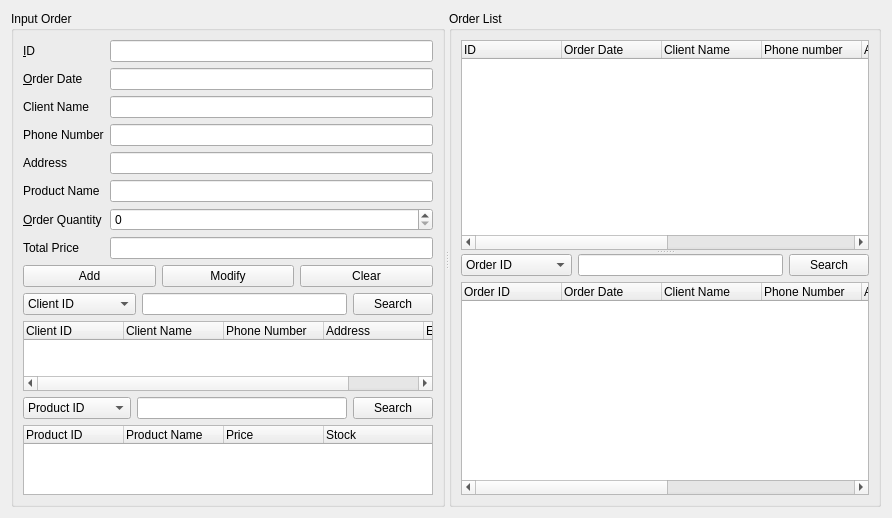
<?xml version="1.0" encoding="UTF-8"?>
<ui version="4.0">
 <class>OrderManagerForm</class>
 <widget class="QWidget" name="OrderManagerForm">
  <property name="geometry">
   <rect>
    <x>0</x>
    <y>0</y>
    <width>892</width>
    <height>444</height>
   </rect>
  </property>
  <property name="windowTitle">
   <string>Form</string>
  </property>
  <layout class="QGridLayout" name="gridLayout">
   <item row="0" column="0">
    <widget class="QSplitter" name="splitter">
     <property name="orientation">
      <enum>Qt::Horizontal</enum>
     </property>
     <widget class="QGroupBox" name="orderInputGroupBox">
      <property name="title">
       <string>Input Order</string>
      </property>
      <layout class="QGridLayout" name="gridLayout_3">
       <item row="0" column="0">
        <layout class="QVBoxLayout" name="verticalLayout">
         <item>
          <layout class="QFormLayout" name="formLayout">
           <item row="0" column="0">
            <widget class="QLabel" name="orderIdLabel">
             <property name="text">
              <string>&amp;ID</string>
             </property>
             <property name="buddy">
              <cstring>orderIdLineEdit</cstring>
             </property>
            </widget>
           </item>
           <item row="0" column="1">
            <widget class="QLineEdit" name="orderIdLineEdit">
             <property name="text">
              <string/>
             </property>
             <property name="readOnly">
              <bool>true</bool>
             </property>
            </widget>
           </item>
           <item row="1" column="0">
            <widget class="QLabel" name="orderDateLabel">
             <property name="text">
              <string>&amp;Order Date</string>
             </property>
             <property name="buddy">
              <cstring>orderDateLineEdit</cstring>
             </property>
            </widget>
           </item>
           <item row="1" column="1">
            <widget class="QLineEdit" name="orderDateLineEdit">
             <property name="readOnly">
              <bool>true</bool>
             </property>
            </widget>
           </item>
           <item row="2" column="0">
            <widget class="QLabel" name="ClientNameLabel">
             <property name="text">
              <string>Client Name</string>
             </property>
             <property name="buddy">
              <cstring>clientNameLineEdit</cstring>
             </property>
            </widget>
           </item>
           <item row="2" column="1">
            <widget class="QLineEdit" name="clientNameLineEdit">
             <property name="text">
              <string/>
             </property>
            </widget>
           </item>
           <item row="3" column="0">
            <widget class="QLabel" name="phoneNumberLabel">
             <property name="text">
              <string>Phone Number</string>
             </property>
             <property name="buddy">
              <cstring>phoneNumberLineEdit</cstring>
             </property>
            </widget>
           </item>
           <item row="3" column="1">
            <widget class="QLineEdit" name="phoneNumberLineEdit"/>
           </item>
           <item row="4" column="0">
            <widget class="QLabel" name="addressLabel">
             <property name="text">
              <string>Address</string>
             </property>
             <property name="buddy">
              <cstring>addressLineEdit</cstring>
             </property>
            </widget>
           </item>
           <item row="4" column="1">
            <widget class="QLineEdit" name="addressLineEdit"/>
           </item>
           <item row="5" column="0">
            <widget class="QLabel" name="productNameLabel">
             <property name="text">
              <string>Product Name</string>
             </property>
             <property name="buddy">
              <cstring>productNameLineEdit</cstring>
             </property>
            </widget>
           </item>
           <item row="5" column="1">
            <widget class="QLineEdit" name="productNameLineEdit"/>
           </item>
           <item row="6" column="0">
            <widget class="QLabel" name="orderQuantityLabel">
             <property name="text">
              <string>&amp;Order Quantity</string>
             </property>
             <property name="buddy">
              <cstring>orderQuantitySpinBox</cstring>
             </property>
            </widget>
           </item>
           <item row="6" column="1">
            <widget class="QSpinBox" name="orderQuantitySpinBox"/>
           </item>
           <item row="7" column="0">
            <widget class="QLabel" name="totalPriceLabel">
             <property name="text">
              <string>Total Price</string>
             </property>
             <property name="buddy">
              <cstring>totalPriceLineEdit</cstring>
             </property>
            </widget>
           </item>
           <item row="7" column="1">
            <widget class="QLineEdit" name="totalPriceLineEdit">
             <property name="readOnly">
              <bool>true</bool>
             </property>
            </widget>
           </item>
          </layout>
         </item>
         <item>
          <layout class="QHBoxLayout" name="horizontalLayout">
           <item>
            <widget class="QPushButton" name="oderInputAddPushButton">
             <property name="text">
              <string>Add</string>
             </property>
            </widget>
           </item>
           <item>
            <widget class="QPushButton" name="orderInputModifyPushButton">
             <property name="text">
              <string>Modify</string>
             </property>
            </widget>
           </item>
           <item>
            <widget class="QPushButton" name="orderClearPushButton">
             <property name="text">
              <string>Clear</string>
             </property>
            </widget>
           </item>
          </layout>
         </item>
         <item>
          <layout class="QVBoxLayout" name="searchCPVerticalLayout">
           <item>
            <layout class="QHBoxLayout" name="o_clientSearchHorizontalLayout">
             <item>
              <widget class="QComboBox" name="o_clientSearchComboBox">
               <item>
                <property name="text">
                 <string>Client ID</string>
                </property>
               </item>
               <item>
                <property name="text">
                 <string>Client Name</string>
                </property>
               </item>
               <item>
                <property name="text">
                 <string>Phone Number</string>
                </property>
               </item>
               <item>
                <property name="text">
                 <string>Address</string>
                </property>
               </item>
               <item>
                <property name="text">
                 <string>E-mail</string>
                </property>
               </item>
              </widget>
             </item>
             <item>
              <widget class="QLineEdit" name="o_clientSearchLineEdit"/>
             </item>
             <item>
              <widget class="QPushButton" name="o_clientSearchPushButton">
               <property name="text">
                <string>Search</string>
               </property>
              </widget>
             </item>
            </layout>
           </item>
           <item>
            <widget class="QTreeWidget" name="o_clientInfoTreeWidget">
             <column>
              <property name="text">
               <string>Client ID</string>
              </property>
             </column>
             <column>
              <property name="text">
               <string>Client Name</string>
              </property>
             </column>
             <column>
              <property name="text">
               <string>Phone Number</string>
              </property>
             </column>
             <column>
              <property name="text">
               <string>Address</string>
              </property>
             </column>
             <column>
              <property name="text">
               <string>E-mail</string>
              </property>
             </column>
            </widget>
           </item>
           <item>
            <layout class="QHBoxLayout" name="o_productSearchHorizontalLayout">
             <item>
              <widget class="QComboBox" name="o_productSearchComboBox">
               <item>
                <property name="text">
                 <string>Product ID</string>
                </property>
               </item>
               <item>
                <property name="text">
                 <string>Product Name</string>
                </property>
               </item>
               <item>
                <property name="text">
                 <string>Price</string>
                </property>
               </item>
               <item>
                <property name="text">
                 <string>Stock</string>
                </property>
               </item>
              </widget>
             </item>
             <item>
              <widget class="QLineEdit" name="o_productSearchLineEdit"/>
             </item>
             <item>
              <widget class="QPushButton" name="o_productSearchPushButton">
               <property name="text">
                <string>Search</string>
               </property>
              </widget>
             </item>
            </layout>
           </item>
           <item>
            <widget class="QTreeWidget" name="o_productInfoTreeWidget">
             <column>
              <property name="text">
               <string>Product ID</string>
              </property>
             </column>
             <column>
              <property name="text">
               <string>Product Name</string>
              </property>
             </column>
             <column>
              <property name="text">
               <string>Price</string>
              </property>
             </column>
             <column>
              <property name="text">
               <string>Stock</string>
              </property>
             </column>
            </widget>
           </item>
          </layout>
         </item>
        </layout>
       </item>
      </layout>
     </widget>
     <widget class="QGroupBox" name="orderListGroupBox">
      <property name="title">
       <string>Order List</string>
      </property>
      <layout class="QVBoxLayout" name="verticalLayout_3">
       <item>
        <widget class="QSplitter" name="splitter_2">
         <property name="orientation">
          <enum>Qt::Vertical</enum>
         </property>
         <widget class="QTreeWidget" name="orderSearchTreeWidget">
          <column>
           <property name="text">
            <string>ID</string>
           </property>
          </column>
          <column>
           <property name="text">
            <string>Order Date</string>
           </property>
          </column>
          <column>
           <property name="text">
            <string>Client Name</string>
           </property>
          </column>
          <column>
           <property name="text">
            <string>Phone number</string>
           </property>
          </column>
          <column>
           <property name="text">
            <string>Address</string>
           </property>
          </column>
          <column>
           <property name="text">
            <string>Product Name</string>
           </property>
          </column>
          <column>
           <property name="text">
            <string>Order Quantity</string>
           </property>
          </column>
          <column>
           <property name="text">
            <string>Total Price</string>
           </property>
          </column>
         </widget>
         <widget class="QWidget" name="layoutWidget">
          <layout class="QVBoxLayout" name="orderSearchVerticalLayout">
           <item>
            <layout class="QHBoxLayout" name="orderSeacrhHorizontalLayout">
             <item>
              <widget class="QComboBox" name="orderSearchComboBox">
               <item>
                <property name="text">
                 <string>Order ID</string>
                </property>
               </item>
               <item>
                <property name="text">
                 <string>Order Date</string>
                </property>
               </item>
               <item>
                <property name="text">
                 <string>Client Name</string>
                </property>
               </item>
               <item>
                <property name="text">
                 <string>Phone number</string>
                </property>
               </item>
               <item>
                <property name="text">
                 <string>Address</string>
                </property>
               </item>
               <item>
                <property name="text">
                 <string>Product Name</string>
                </property>
               </item>
               <item>
                <property name="text">
                 <string>Order Quantity</string>
                </property>
               </item>
               <item>
                <property name="text">
                 <string>Total Price</string>
                </property>
               </item>
              </widget>
             </item>
             <item>
              <widget class="QLineEdit" name="orderSearchLineEdit"/>
             </item>
             <item>
              <widget class="QPushButton" name="orderSearchPushButton">
               <property name="text">
                <string>Search</string>
               </property>
              </widget>
             </item>
            </layout>
           </item>
           <item>
            <widget class="QTreeWidget" name="orderSearchTreeWidget_2">
             <column>
              <property name="text">
               <string>Order ID</string>
              </property>
             </column>
             <column>
              <property name="text">
               <string>Order Date</string>
              </property>
             </column>
             <column>
              <property name="text">
               <string>Client Name</string>
              </property>
             </column>
             <column>
              <property name="text">
               <string>Phone Number</string>
              </property>
             </column>
             <column>
              <property name="text">
               <string>Address</string>
              </property>
             </column>
             <column>
              <property name="text">
               <string>Product Name</string>
              </property>
             </column>
             <column>
              <property name="text">
               <string>Order Quantity</string>
              </property>
             </column>
             <column>
              <property name="text">
               <string>Total Price</string>
              </property>
             </column>
            </widget>
           </item>
          </layout>
         </widget>
        </widget>
       </item>
      </layout>
     </widget>
    </widget>
   </item>
  </layout>
 </widget>
 <resources/>
 <connections/>
</ui>
